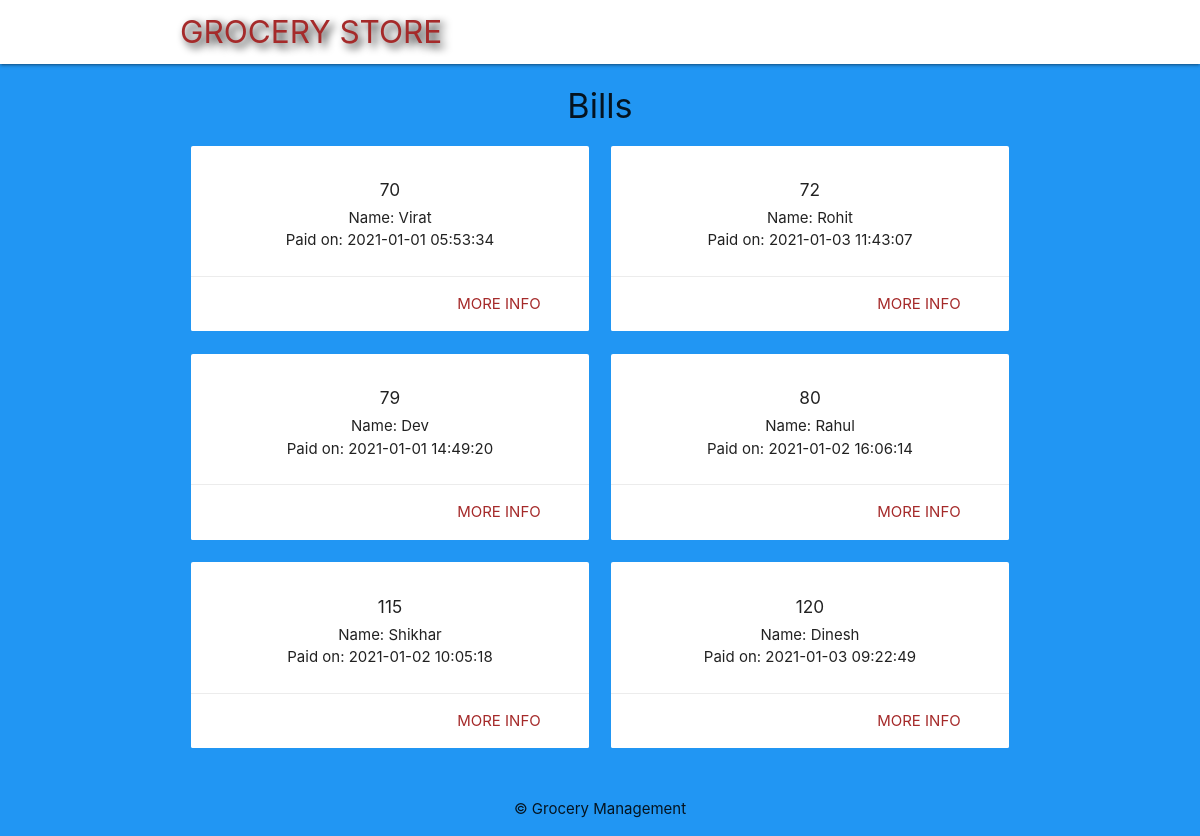
The app's page /b_index.php with its own data.
### tables this page shows
CREATE TABLE `billing_counter` (
  `bill_no` int(9) NOT NULL,
  `customer_id` int(4) NOT NULL,
  `employee_id` int(3) NOT NULL,
  `bdate` datetime NOT NULL DEFAULT current_timestamp()
);

CREATE TABLE `customer` (
  `customer_id` int(4) NOT NULL,
  `name` varchar(255) NOT NULL,
  `email` varchar(255) NOT NULL,
  `phone_no` bigint(10) NOT NULL,
  `zipcode` int(6) NOT NULL
);

### b_index.php (the view, shortened to what this page needs)
<?php
	include('config/db_connect_admin.php');
	$b_sql = 'SELECT b.bill_no, c.name, b.bdate  FROM customer c, billing_counter b WHERE c.customer_id = b.customer_id ORDER BY b.bill_no';
	$b_result = mysqli_query($connect, $b_sql);
	$bill = mysqli_fetch_all($b_result, MYSQLI_ASSOC);
?>
<!DOCTYPE html>
<html>
	<?php include('templates/header.php'); ?>
	<h4 class="center darkred-text">Bills</h4>
	<div class="container">
		<div class="row">
			<?php foreach ($bill as $bil): ?>
				<div class="col s6 md3">
					<div class="card z-depth-0">
						<div class="card-content center">
							<h6><?php echo htmlspecialchars($bil['bill_no']); ?></h6>
							<div>Name: <?php echo htmlspecialchars($bil['name']); ?></div>
							<div>Paid on: <?php echo date($bil['bdate']); ?></div>
						</div>
						<div class="card-action right-align">
							<a class="brand-text" href="b_details.php?id=<?php echo $bil['bill_no']?>">more info</a>
						</div>
					</div>
				</div>
			<?php endforeach; ?>
		</div>
	</div>
	<?php include('templates/footer.php'); ?>
</html>

### templates/header.php (shortened to what this page needs)
<head>
  <link rel="stylesheet" href="https://cdnjs.cloudflare.com/ajax/libs/materialize/1.0.0/css/materialize.min.css">
</head>
<body class = "blue" >
    <nav class="white ">
    <div class="container">
      <a href="mainpage.php" class="brand-logo brand-text">GROCERY STORE</a>
    </div>
  </nav>

### templates/footer.php (shortened to what this page needs)
<footer class="section">
		<div class="center darkgrey-text">&copy; Grocery Management</div>
	</footer>
</body>
</html>

### templates/header.php (style rules this page uses)
.brand-text { color: #A52A2A !important; }
.brand-logo { text-shadow: 4px 4px 8px #000; }

### records on screen
billing_counter: bill_no "70", customer.name "Virat", bdate "2021-01-01 05:53:34"
billing_counter: bill_no "72", customer.name "Rohit", bdate "2021-01-03 11:43:07"
billing_counter: bill_no "79", customer.name "Dev", bdate "2021-01-01 14:49:20"
billing_counter: bill_no "80", customer.name "Rahul", bdate "2021-01-02 16:06:14"
billing_counter: bill_no "115", customer.name "Shikhar", bdate "2021-01-02 10:05:18"
billing_counter: bill_no "120", customer.name "Dinesh", bdate "2021-01-03 09:22:49"
